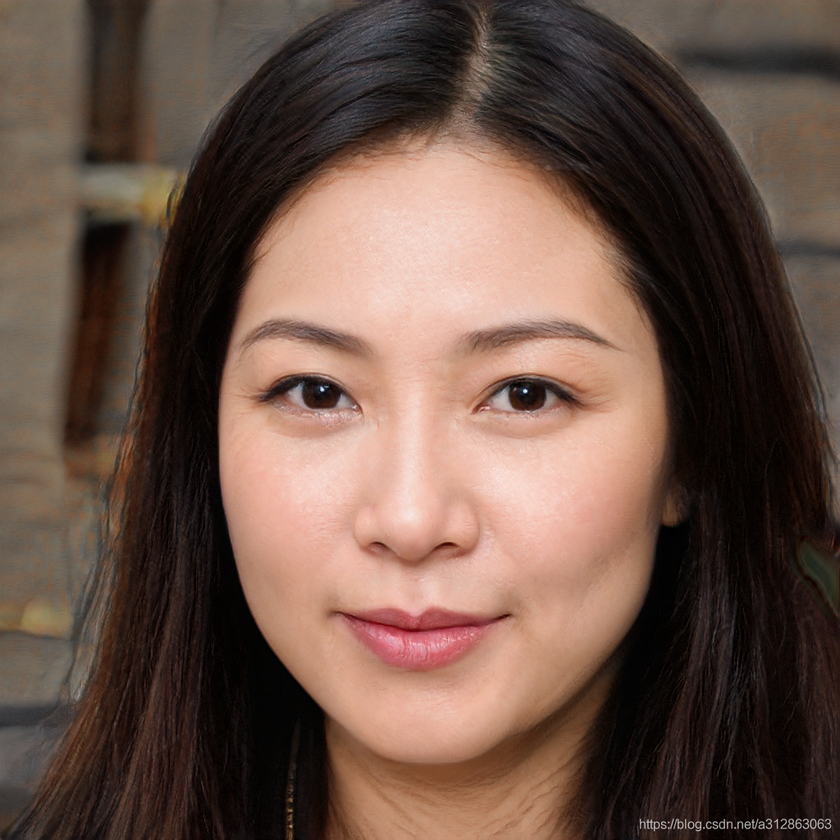
#> input picture ImageQualityEvaluation/dataset/face5.png, 840 x 840 px, shrunk from 1024 x 1024 before the run, found by its file name
$ python Rgb2CIELab.py   (older library calls are emulated)
#> lines starting #> are read from the running program, lines starting #| are printed output that depends on the picture
#> further down, img is the input picture: shape (840, 840, 3); mean B, G, R 71.1, 82.1, 106.3
# [28 lines of commented-out code are left out]


import cv2
import matplotlib.pyplot as plt
import numpy as np

class ImageProcessingLab:
    def __init__(self, img):
        self.l_channel = None
        self.a_channel = None
        self.b_channel = None
        self.img = img
        self.img_lab = cv2.cvtColor(np.float32(self.img) * (1./255), cv2.COLOR_BGR2LAB)
#> self.img_lab: shape (840, 840, 3) float32; mean of channels 0, 1, 2 35.6, 7.9, 9.7

    def convert_lab_to_rgb(self, output_path):
        img_rgb = cv2.cvtColor(self.img_lab, cv2.COLOR_LAB2BGR)  # 转RGB
        img_rgb = img_rgb / (1./255)
        cv2.imwrite(output_path, img_rgb)

    def split_channels(self, output_folder):
        """
        # l_channel : 0.0 - 100.0
        # a_channel : -120.0 - +120.0
        # b_channel : -120.0 - +120.0
        """
        self.l_channel, self.a_channel, self.b_channel = cv2.split(self.img_lab)
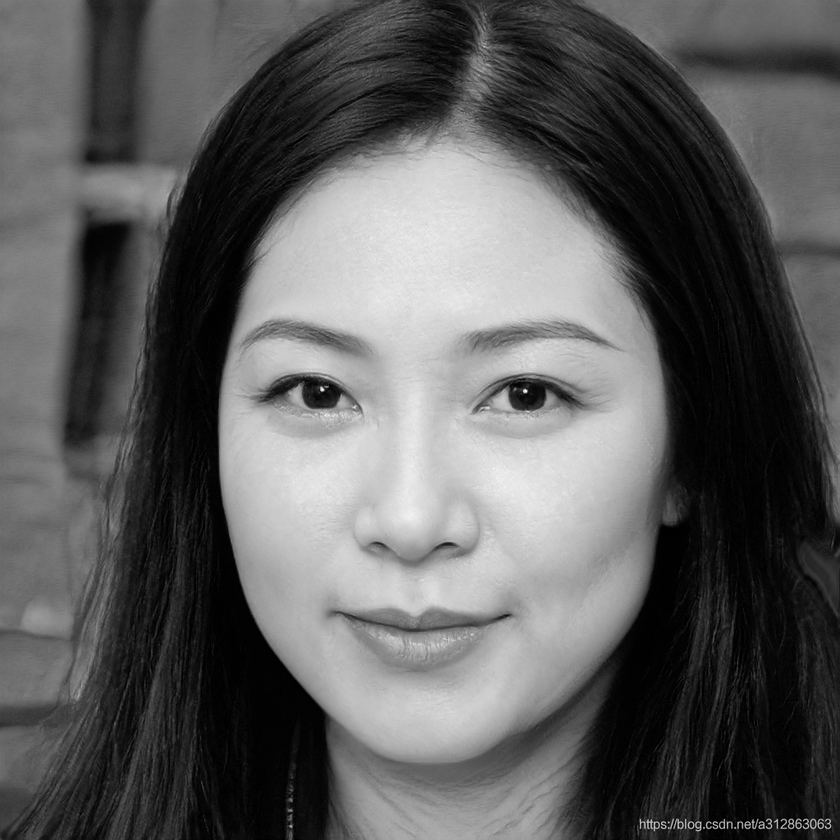
#> self.l_channel: shape (840, 840) float32; min 0, max 97.32, mean 35.6; drawn with min black and max white
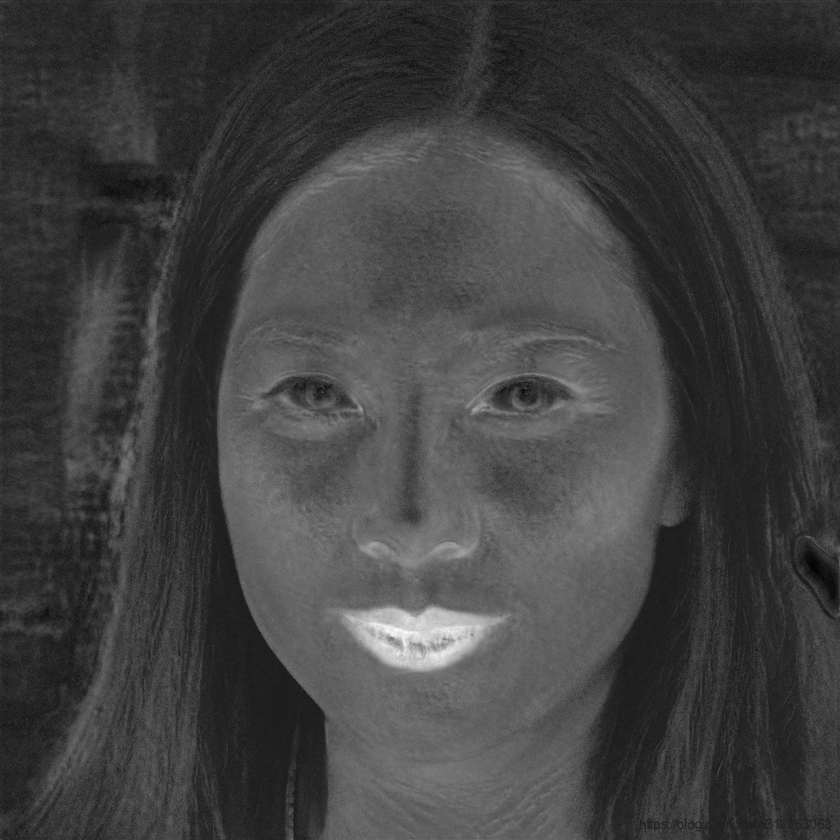
#> self.a_channel: shape (840, 840) float32; min -7.03, max 51.31, mean 7.9; drawn with min black and max white
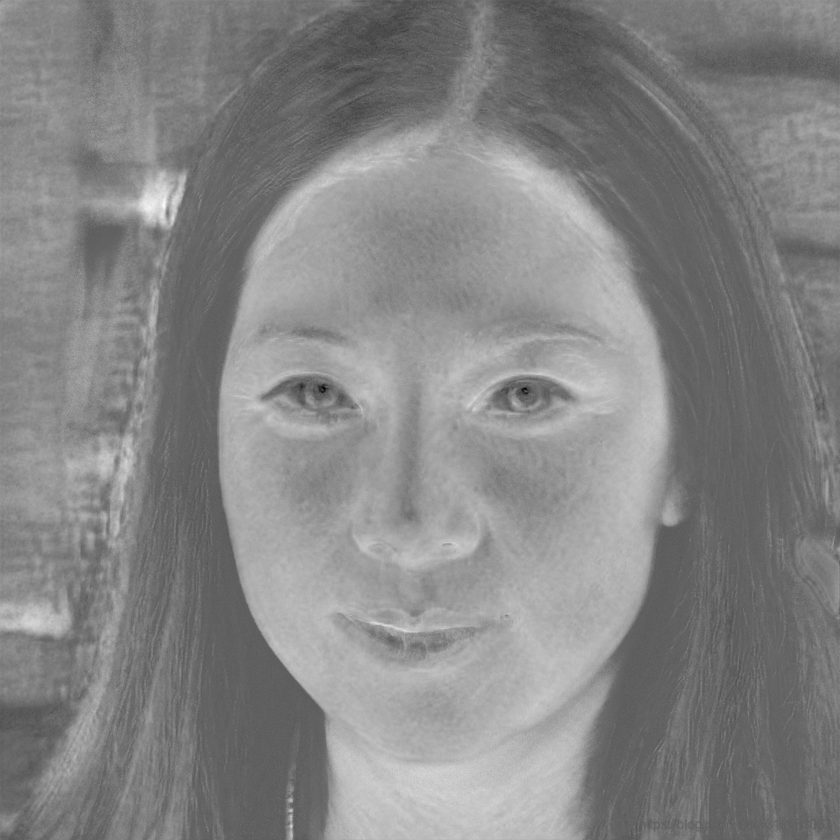
#> self.b_channel: shape (840, 840) float32; min -23.55, max 40.03, mean 9.7; drawn with min black and max white
        cv2.imwrite(output_folder + '/l_channel.jpg', self.l_channel)
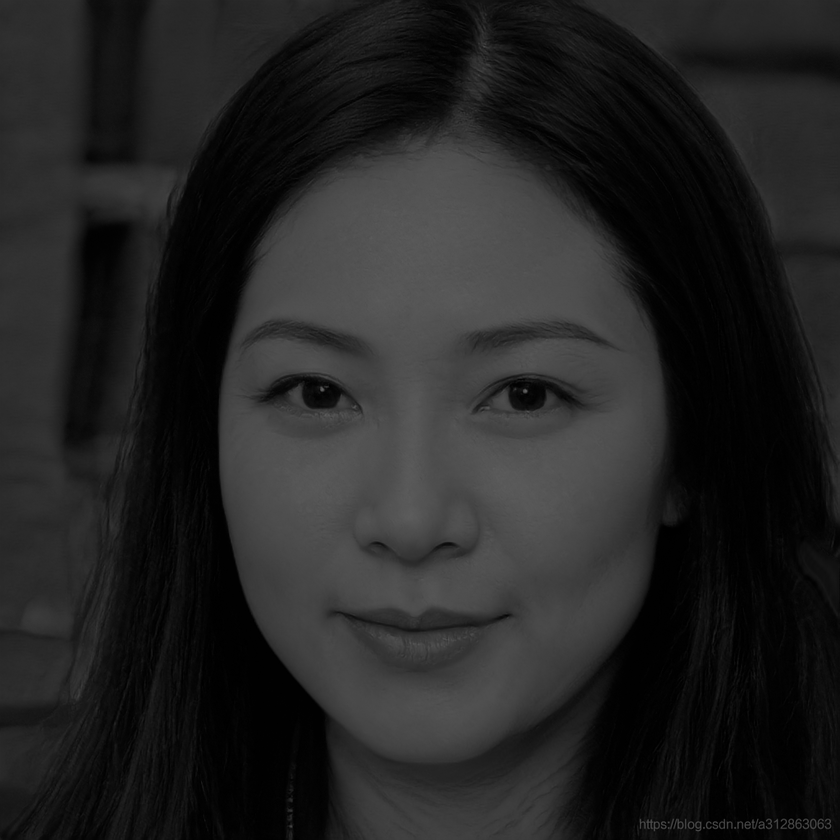
#> saved as l_channel.jpg: shape (840, 840); min 0, max 97, mean 35.6
        cv2.imwrite(output_folder + '/a_channel.jpg', self.a_channel)
        cv2.imwrite(output_folder + '/b_channel.jpg', self.b_channel)
        return self.l_channel, self.a_channel, self.b_channel

    def extract_detail_layer(self, output_path):
        l_channel_uint8 = cv2.convertScaleAbs(self.img_lab[:,:,0])  # 将l_channel转换为CV_8U深度的图像
        l_channel_edges = cv2.Sobel(l_channel_uint8, cv2.CV_64F, 1, 1, ksize=5)
        cv2.imwrite(output_path, l_channel_edges)
        return l_channel_edges

    # 归一化函数
    def normalHist(self, img):
        a = 0
        b = 255
        c = img.min()
#> c = -7.03
        d = img.max()
#> d = 51.31
        img = (b-a)/(d-c)*(img-c)+a
#> img: shape (840, 840) float32
        # img = img .astype(np.uint8)
        return img

    def hist(self, img, output_folder):
        img1 = img.copy()
        img1 = self.normalHist(img1)
        # hist1 = plt.hist(img1.reshape(-1),bins=255,rwidth=0.85,range=(0,255))
        hist1 = cv2.calcHist([img1], [0], None, [256], [0, 256])
#> hist1 = 256 values, max 18718 at index 37, min 0 at index 250, mean 2756.2
        hist_list = hist1.flatten().tolist()
#> hist_list has the same summary as hist1
        print(f"直方图列表长度: {len(hist_list)}")
#| 直方图列表长度: 256
        plt.plot(hist1, color='gray')
        plt.savefig(output_folder + '/normalHist.jpg')
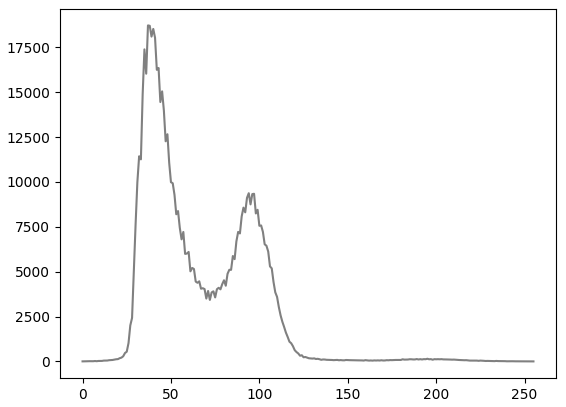
#> figure drawn by matplotlib, 1 panel; curve peaks at x = 37, y = 18718
        # return hist1


if __name__ == "__main__":
    # 使用示例
    file_path = "/workspace/GitPod_Python/ImageQualityEvaluation/dataset/face5.png"
    output_folder = "/workspace/GitPod_Python/ImageQualityEvaluation/result"

    img = cv2.imread(file_path)

    image_processor_lab = ImageProcessingLab(img)
    # image_processor_lab.convert_lab_to_rgb(output_folder + "/face5-rgb.png")
    _l, _a, _b = image_processor_lab.split_channels(output_folder)
    image_processor_lab.hist(_a, output_folder)
    _detail = image_processor_lab.extract_detail_layer(output_folder + "/face5-l_channel_edges.jpg")
#> in extract_detail_layer, `l_channel_edges = cv2.Sobel(l_channel_uint8, cv2.CV_64F, 1, 1, ksize=5)`:
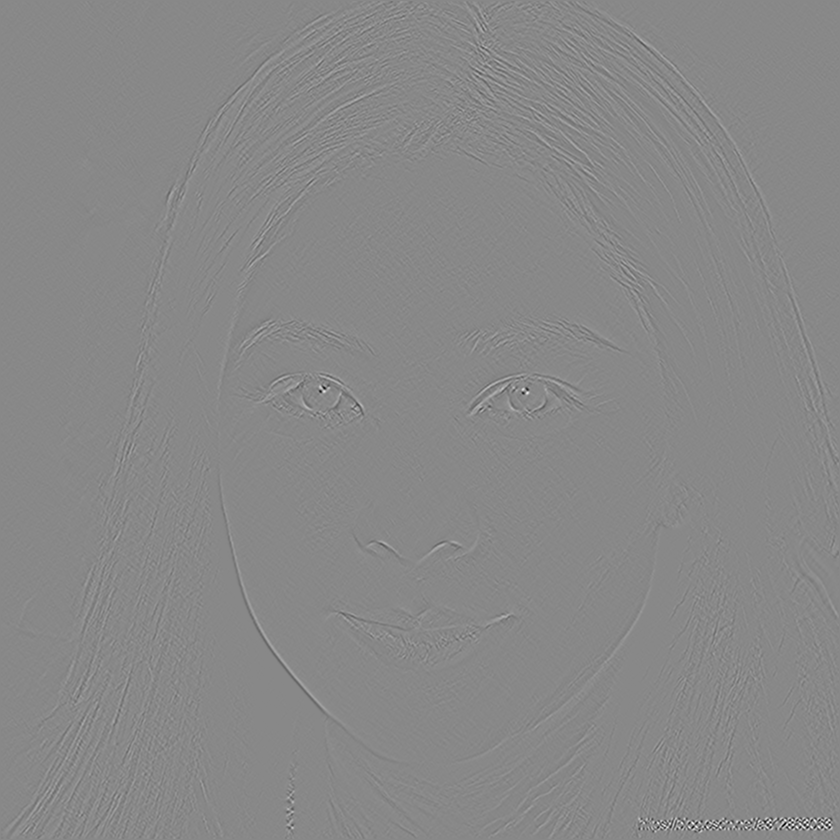
#> l_channel_edges: shape (840, 840) float64; min -888, max 773, mean 0; drawn with min black and max white
#> in extract_detail_layer, `cv2.imwrite(output_path, l_channel_edges)`:
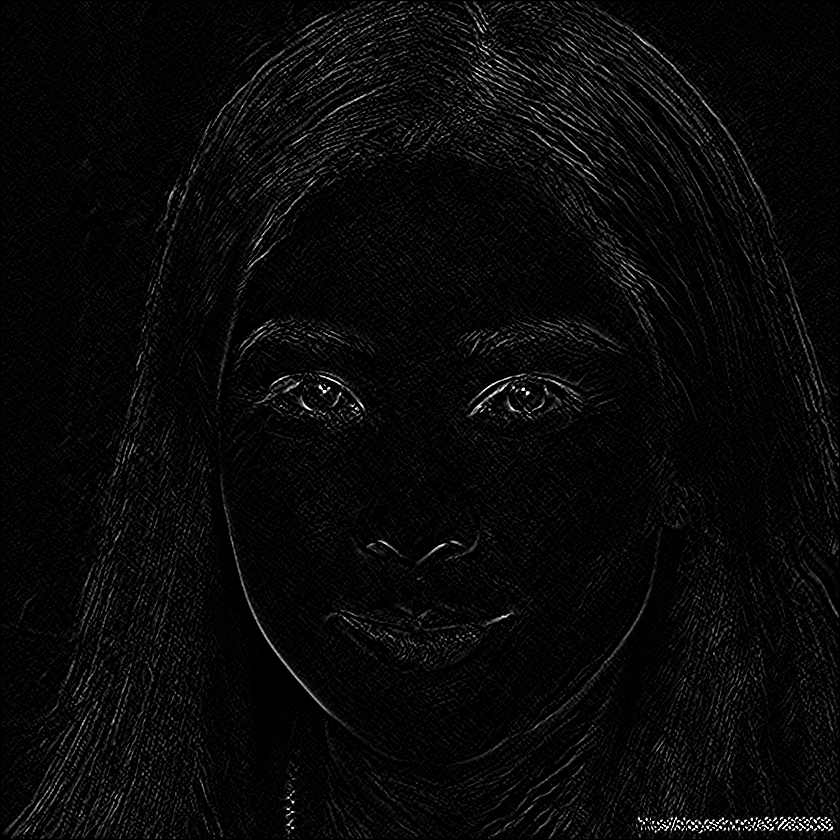
#> saved as face5-l_channel_edges.jpg: shape (840, 840); min 0, max 255, mean 8.6

$ run again, with ImageQualityEvaluation/dataset/face2.png copied over ImageQualityEvaluation/dataset/face5.png
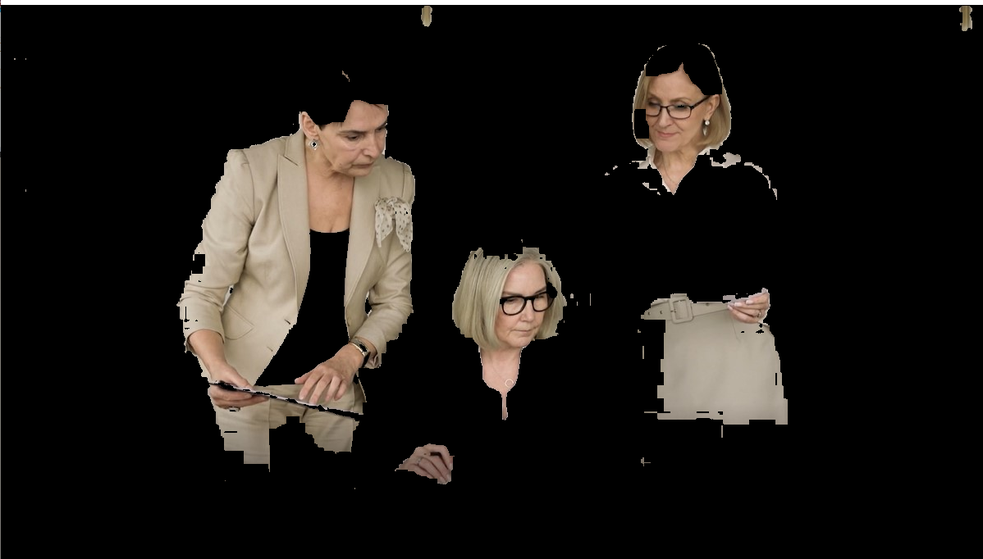
#> input picture ImageQualityEvaluation/dataset/face2.png, 983 x 559 px, shrunk from 1198 x 682 before the run, found by its file name
#> img is the input picture: shape (559, 983, 3); mean B, G, R 22.2, 25.5, 28.9
#> self.img_lab: shape (559, 983, 3) float32; mean of channels 0, 1, 2 10.7, 0.8, 2.3
#> in split_channels, `cv2.imwrite(output_folder + '/b_channel.jpg', self.b_channel)`:
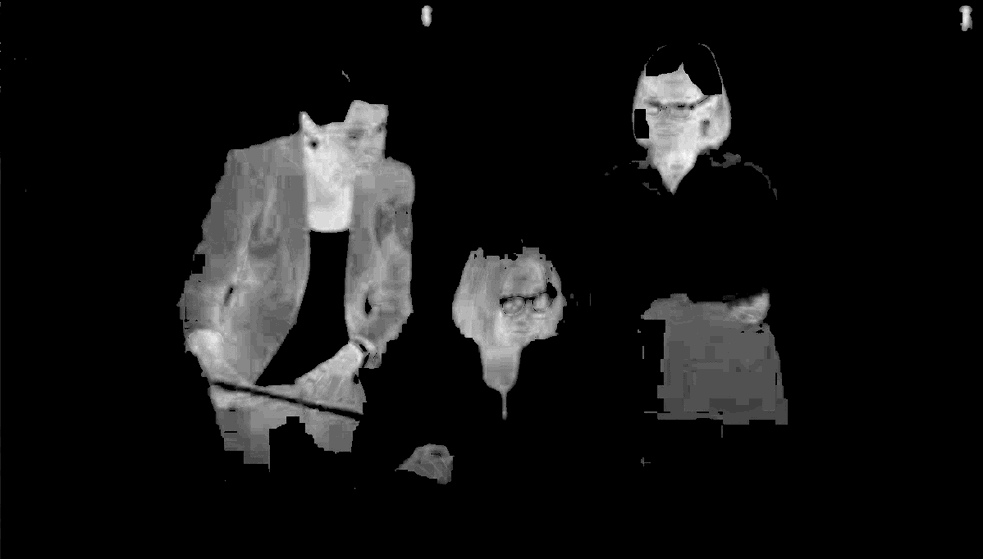
#> saved as b_channel.jpg: shape (559, 983); min 0, max 28, mean 2.3; drawn with min black and max white
#> c = -10.38
#> d = 27.25
#> img: shape (559, 983) float32
#> hist1 = 256 values, max 457513 at index 70, min 0 at index 1, mean 2146.5
#> hist_list has the same summary as hist1
#| 直方图列表长度: 256
#> in extract_detail_layer, `cv2.imwrite(output_path, l_channel_edges)`:
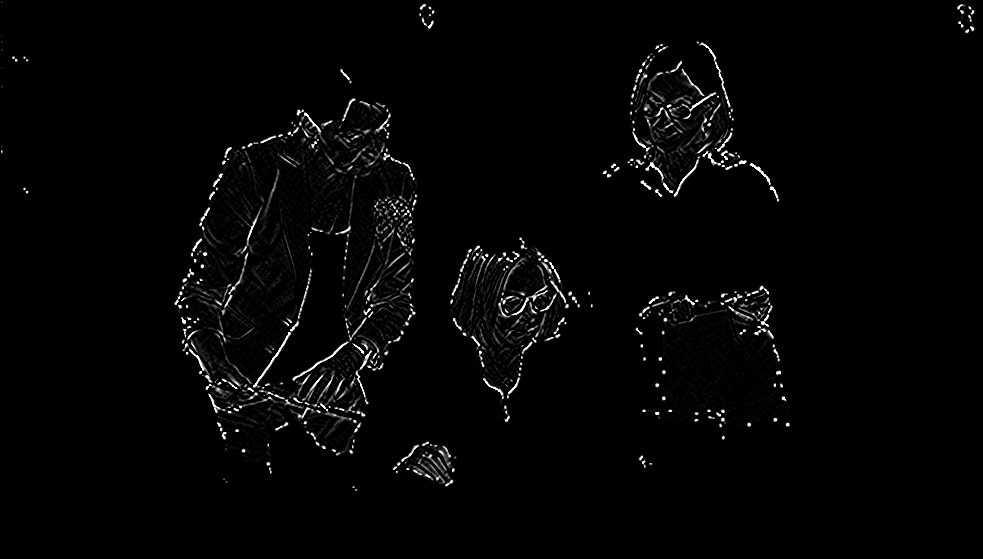
#> saved as face5-l_channel_edges.jpg: shape (559, 983); min 0, max 255, mean 4.6

$ run again, with ImageQualityEvaluation/dataset/pifu.jpg saved as ImageQualityEvaluation/dataset/face5.png
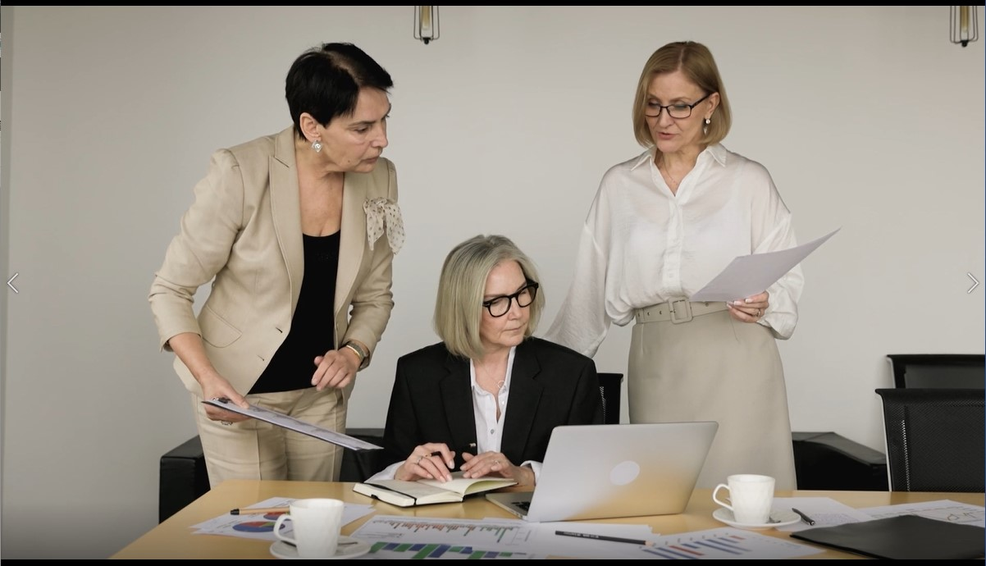
#> input picture ImageQualityEvaluation/dataset/pifu.jpg, 986 x 566 px, shrunk from 1202 x 690 before the run, found by its file name
#> img is the input picture: shape (566, 986, 3); mean B, G, R 136.4, 147, 154.6
#> self.img_lab: shape (566, 986, 3) float32; mean of channels 0, 1, 2 60.4, 1.1, 6.6
#> in split_channels, `cv2.imwrite(output_folder + '/b_channel.jpg', self.b_channel)`:
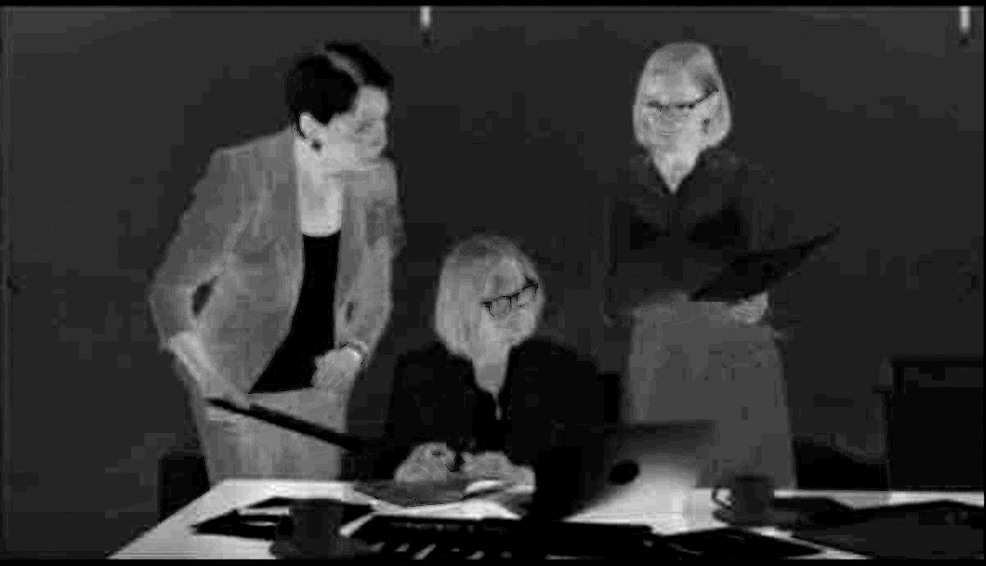
#> saved as b_channel.jpg: shape (566, 986); min 0, max 34, mean 6.7; drawn with min black and max white
#> c = -19.12
#> d = 26.27
#> img: shape (566, 986) float32
#> hist1 = 256 values, max 147649 at index 106, min 0 at index 251, mean 2180
#> hist_list has the same summary as hist1
#| 直方图列表长度: 256
#> in extract_detail_layer, `cv2.imwrite(output_path, l_channel_edges)`:
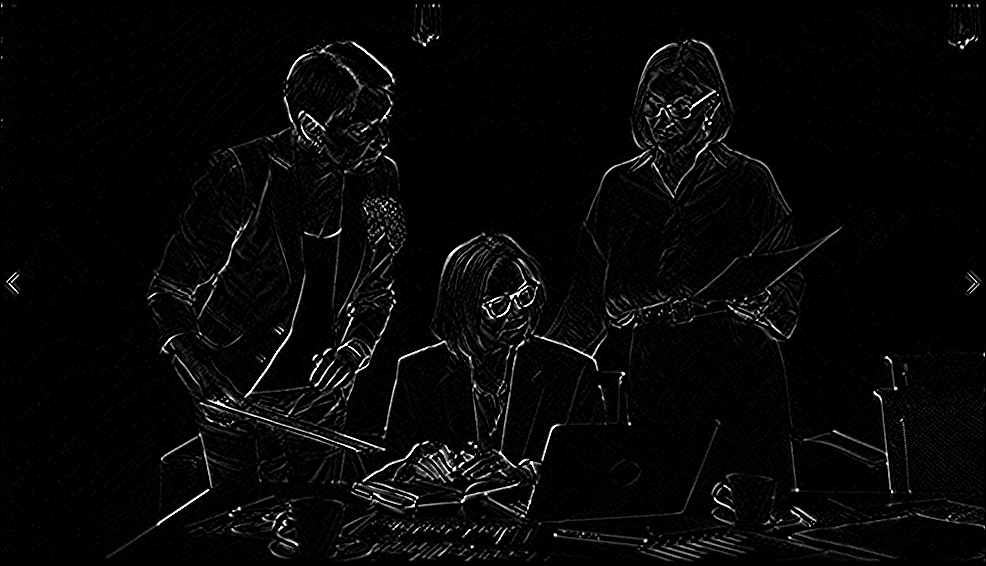
#> saved as face5-l_channel_edges.jpg: shape (566, 986); min 0, max 255, mean 7.3
